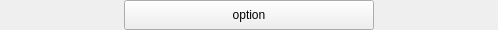
<?xml version="1.0" encoding="UTF-8"?>
<ui version="4.0">
 <class>WgtPdfPreviewLetterOption</class>
 <widget class="QWidget" name="WgtPdfPreviewLetterOption">
  <property name="geometry">
   <rect>
    <x>0</x>
    <y>0</y>
    <width>498</width>
    <height>30</height>
   </rect>
  </property>
  <property name="sizePolicy">
   <sizepolicy hsizetype="Preferred" vsizetype="Fixed">
    <horstretch>0</horstretch>
    <verstretch>0</verstretch>
   </sizepolicy>
  </property>
  <property name="minimumSize">
   <size>
    <width>0</width>
    <height>30</height>
   </size>
  </property>
  <property name="maximumSize">
   <size>
    <width>16777215</width>
    <height>30</height>
   </size>
  </property>
  <property name="windowTitle">
   <string>Form</string>
  </property>
  <layout class="QHBoxLayout" name="horizontalLayout">
   <property name="spacing">
    <number>0</number>
   </property>
   <property name="leftMargin">
    <number>0</number>
   </property>
   <property name="topMargin">
    <number>0</number>
   </property>
   <property name="rightMargin">
    <number>0</number>
   </property>
   <property name="bottomMargin">
    <number>0</number>
   </property>
   <item>
    <widget class="QPushButton" name="btn">
     <property name="minimumSize">
      <size>
       <width>250</width>
       <height>30</height>
      </size>
     </property>
     <property name="maximumSize">
      <size>
       <width>250</width>
       <height>30</height>
      </size>
     </property>
     <property name="toolTip">
      <string/>
     </property>
     <property name="toolTipDuration">
      <number>-1</number>
     </property>
     <property name="accessibleName">
      <string/>
     </property>
     <property name="accessibleDescription">
      <string>letter_option</string>
     </property>
     <property name="text">
      <string>option</string>
     </property>
    </widget>
   </item>
  </layout>
 </widget>
 <resources/>
 <connections/>
</ui>
